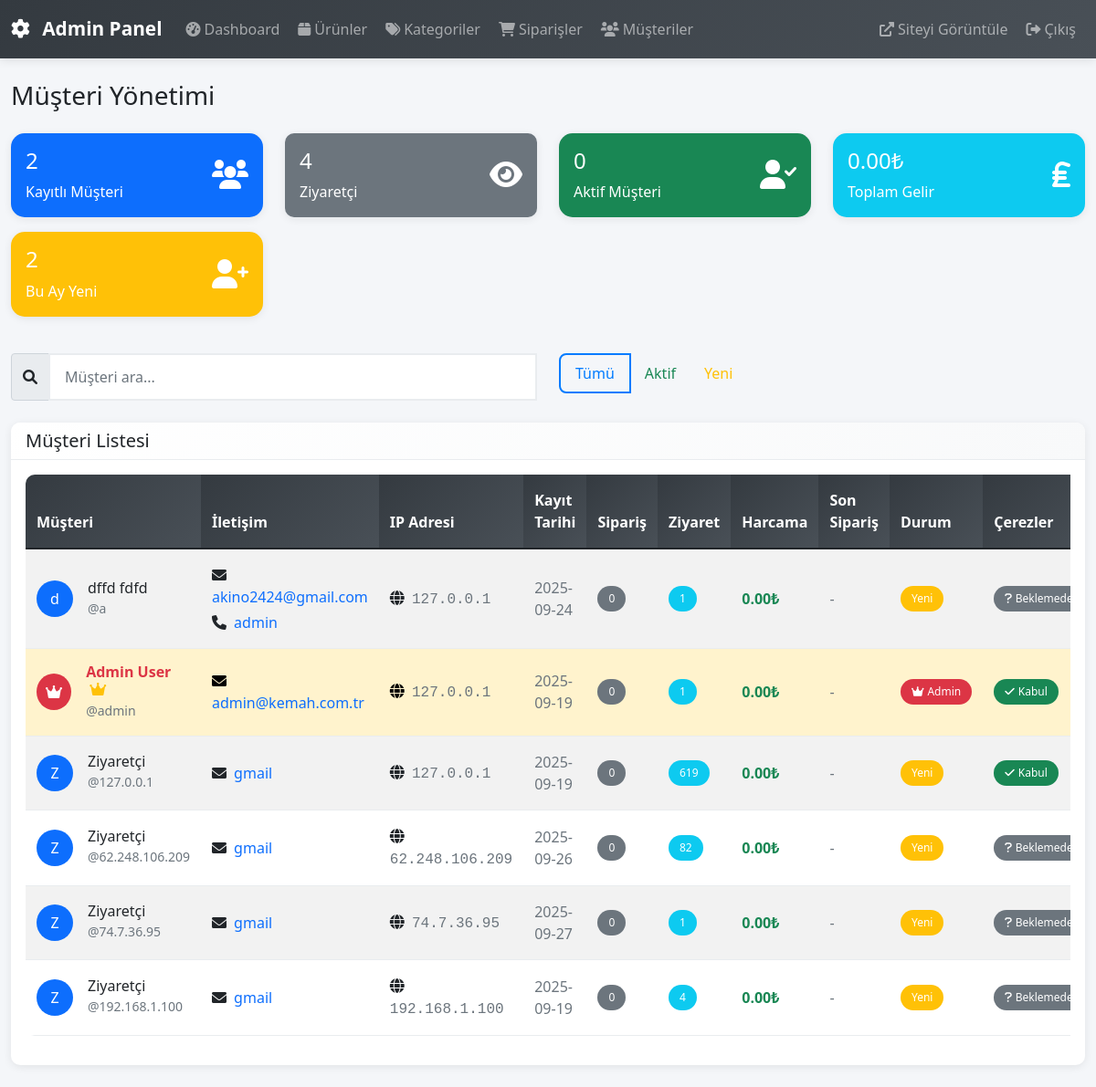
Screenshot of /admin/musteriler (signed in) with the database file from the repository.
### tables this page shows
CREATE TABLE users (
            id INTEGER PRIMARY KEY AUTOINCREMENT,
            username TEXT UNIQUE NOT NULL,
            email TEXT UNIQUE NOT NULL,
            password TEXT NOT NULL,
            first_name TEXT NOT NULL,
            last_name TEXT NOT NULL,
            phone TEXT,
            address TEXT,
            ip_address TEXT,
            is_admin BOOLEAN DEFAULT 0,
            created_at TIMESTAMP DEFAULT CURRENT_TIMESTAMP
        , cookie_consent TEXT DEFAULT "pending");

CREATE TABLE visitors (
            id INTEGER PRIMARY KEY AUTOINCREMENT,
            ip_address TEXT NOT NULL,
            user_agent TEXT,
            page_visited TEXT,
            visit_count INTEGER DEFAULT 1,
            first_visit TIMESTAMP DEFAULT CURRENT_TIMESTAMP,
            last_visit TIMESTAMP DEFAULT CURRENT_TIMESTAMP
        , cookie_consent TEXT DEFAULT "pending", is_blocked BOOLEAN DEFAULT 0, blocked_reason TEXT, blocked_at TIMESTAMP);

### app.py (the view)
@app.route('/admin/musteriler')
@login_required
def admin_customers():
    if not current_user.is_admin:
        flash('Bu sayfaya erişim yetkiniz yok!', 'error')
        return redirect(url_for('index'))
    conn = get_db_connection()
    customers = conn.execute('''
        SELECT u.*,
               COUNT(o.id) as order_count,
               COALESCE(SUM(o.total_amount), 0) as total_spent,
               MAX(o.created_at) as last_order_date
        FROM users u
        LEFT JOIN orders o ON u.id = o.user_id
        GROUP BY u.id
        ORDER BY u.created_at DESC
    ''').fetchall()
    visitors = conn.execute('''
        SELECT
            ip_address as username,
            'gmail' as email,
            'Ziyaretçi' as first_name,
            '' as last_name,
            ip_address,
            0 as order_count,
            0 as total_spent,
            NULL as last_order_date,
            first_visit as created_at,
            visit_count,
            last_visit,
            page_visited,
            cookie_consent,
            is_blocked,
            blocked_reason,
            blocked_at
        FROM visitors
        ORDER BY last_visit DESC
    ''').fetchall()
    all_customers = list(customers) + list(visitors)
    stats = {
        'total_customers': len(customers),
        'total_visitors': len(visitors),
        'total_users': len(all_customers),
        'active_customers': len([c for c in customers if c['order_count'] > 0]),
        'total_revenue': sum(c['total_spent'] for c in customers),
        'new_customers_this_month': len([c for c in customers if c['created_at'] and c['created_at'][:7] == datetime.now().strftime('%Y-%m')])
    }
    conn.close()
    return render_template('admin/customers.html', customers=all_customers, visitors=visitors, stats=stats)

### templates/admin/customers.html (shortened to what this page needs)
{% extends "admin/base.html" %}
{% block content %}
<div class="row">
    <div class="col-12">
        <h1 class="h3 mb-4">Müşteri Yönetimi</h1>
    </div>
</div>
<div class="row mb-4">
    <div class="col-md-3 mb-3">
        <div class="card bg-primary text-white">
            <div class="card-body">
                <div class="d-flex justify-content-between">
                    <div>
                        <h4 class="card-title">{{ stats.total_customers }}</h4>
                        <p class="card-text">Kayıtlı Müşteri</p>
                    </div>
                    <div class="align-self-center">
                        <i class="fas fa-users fa-2x"></i>
                    </div>
                </div>
            </div>
        </div>
    </div>
    <div class="col-md-3 mb-3">
        <div class="card bg-secondary text-white">
            <div class="card-body">
                <div class="d-flex justify-content-between">
                    <div>
                        <h4 class="card-title">{{ stats.total_visitors }}</h4>
                        <p class="card-text">Ziyaretçi</p>
                    </div>
                    <div class="align-self-center">
                        <i class="fas fa-eye fa-2x"></i>
                    </div>
                </div>
            </div>
        </div>
    </div>
    <div class="col-md-3 mb-3">
        <div class="card bg-success text-white">
            <div class="card-body">
                <div class="d-flex justify-content-between">
                    <div>
                        <h4 class="card-title">{{ stats.active_customers }}</h4>
                        <p class="card-text">Aktif Müşteri</p>
                    </div>
                    <div class="align-self-center">
                        <i class="fas fa-user-check fa-2x"></i>
                    </div>
                </div>
            </div>
        </div>
    </div>
    <div class="col-md-3 mb-3">
        <div class="card bg-info text-white">
            <div class="card-body">
                <div class="d-flex justify-content-between">
                    <div>
                        <h4 class="card-title">{{ "%.2f"|format(stats.total_revenue) }}₺</h4>
                        <p class="card-text">Toplam Gelir</p>
                    </div>
                    <div class="align-self-center">
                        <i class="fas fa-lira-sign fa-2x"></i>
                    </div>
                </div>
            </div>
        </div>
    </div>
    <div class="col-md-3 mb-3">
        <div class="card bg-warning text-white">
            <div class="card-body">
                <div class="d-flex justify-content-between">
                    <div>
                        <h4 class="card-title">{{ stats.new_customers_this_month }}</h4>
                        <p class="card-text">Bu Ay Yeni</p>
                    </div>
                    <div class="align-self-center">
                        <i class="fas fa-user-plus fa-2x"></i>
                    </div>
                </div>
            </div>
        </div>
    </div>
</div>
<div class="row mb-4">
    <div class="col-md-6">
        <div class="input-group">
            <span class="input-group-text">
                <i class="fas fa-search"></i>
            </span>
            <input type="text" class="form-control" id="searchInput" placeholder="Müşteri ara...">
        </div>
    </div>
    <div class="col-md-6">
        <div class="btn-group" role="group">
            <button type="button" class="btn btn-outline-primary" onclick="filterCustomers('all')">Tümü</button>
            <button type="button" class="btn btn-outline-success" onclick="filterCustomers('active')">Aktif</button>
            <button type="button" class="btn btn-outline-warning" onclick="filterCustomers('new')">Yeni</button>
        </div>
    </div>
</div>
<div class="row">
    <div class="col-12">
        <div class="card">
            <div class="card-header">
                <h5 class="mb-0">Müşteri Listesi</h5>
            </div>
            <div class="card-body">
                {% if customers %}
                    <div class="table-responsive">
                        <table class="table table-striped" id="customersTable">
                            <thead>
                                <tr>
                                    <th>Müşteri</th>
                                    <th class="d-none-mobile">İletişim</th>
                                    <th class="d-none-mobile">IP Adresi</th>
                                    <th class="d-none-mobile">Kayıt Tarihi</th>
                                    <th>Sipariş</th>
                                    <th class="d-none-mobile">Ziyaret</th>
                                    <th class="d-none-mobile">Harcama</th>
                                    <th class="d-none-mobile">Son Sipariş</th>
                                    <th class="d-none-mobile">Durum</th>
                                    <th class="d-none-mobile">Çerezler</th>
                                </tr>
                            </thead>
                            <tbody>
                                {% for customer in customers %}
                                    <tr class="customer-row {% if customer.is_admin %}table-warning{% endif %}"
                                        data-name="{{ customer.first_name }} {{ customer.last_name }}"
                                        data-email="{{ customer.email }}"
                                        data-status="{{ 'active' if customer.order_count > 0 else 'new' }}">
                                        <td>
                                            <div class="d-flex align-items-center">
                                                <div class="avatar {% if customer.is_admin %}bg-danger{% else %}bg-primary{% endif %} text-white rounded-circle d-flex align-items-center justify-content-center me-3"
                                                     style="width: 40px; height: 40px;">
                                                    {% if customer.is_admin %}
                                                        <i class="fas fa-crown"></i>
                                                    {% else %}
                                                        {{ customer.first_name[0] if customer.first_name else 'U' }}
                                                    {% endif %}
                                                </div>
                                                <div>
                                                    <h6 class="mb-0 {% if customer.is_admin %}text-danger fw-bold{% endif %}">
                                                        {{ customer.first_name }} {{ customer.last_name }}
                                                        {% if customer.is_admin %}
                                                            <i class="fas fa-crown ms-1 text-warning"></i>
                                                        {% endif %}
                                                    </h6>
                                                    <small class="text-muted">@{{ customer.username }}</small>
                                                </div>
                                            </div>
                                        </td>
                                        <td class="d-none-mobile">
                                            <div>
                                                <i class="fas fa-envelope me-1"></i>
                                                <a href="mailto:{{ customer.email }}" class="text-decoration-none">
                                                    {{ customer.email }}
                                                </a>
                                            </div>
                                            {% if customer.phone %}
                                                <div class="mt-1">
                                                    <i class="fas fa-phone me-1"></i>
                                                    <a href="tel:{{ customer.phone }}" class="text-decoration-none">
                                                        {{ customer.phone }}
                                                    </a>
                                                </div>
                                            {% endif %}
                                        </td>
                                        <td class="d-none-mobile">
                                            <div>
                                                <i class="fas fa-globe me-1"></i>
                                                <span class="text-muted font-monospace">
                                                    {{ customer.ip_address or 'N/A' }}
                                                </span>
                                            </div>
                                        </td>
                                        <td class="d-none-mobile">
                                            <span class="text-muted">
                                                {{ customer.created_at[:10] if customer.created_at else 'N/A' }}
                                            </span>
                                        </td>
                                        <td>
                                            <span class="badge bg-{{ 'success' if customer.order_count > 0 else 'secondary' }}">
                                                {{ customer.order_count }}
                                            </span>
                                        </td>
                                        <td class="d-none-mobile">
                                            <span class="badge bg-info">
                                                {{ customer.visit_count or 1 }}
                                            </span>
                                        </td>
                                        <td class="d-none-mobile">
                                            <strong class="text-success">
                                                {{ "%.2f"|format(customer.total_spent) }}₺
                                            </strong>
                                        </td>
                                        <td class="d-none-mobile">
                                            {% if customer.last_order_date %}
                                                <span class="text-muted">
                                                    {{ customer.last_order_date[:10] }}
                                                </span>
                                            {% else %}
                                                <span class="text-muted">-</span>
                                            {% endif %}
                                        </td>
                                        <td class="d-none-mobile">
                                            {% if customer.is_admin %}
                                                <span class="badge bg-danger">
                                                    <i class="fas fa-crown me-1"></i>Admin
                                                </span>
                                            {% elif customer.order_count > 0 %}
                                                <span class="badge bg-success">Aktif</span>
                                            {% else %}
                                                <span class="badge bg-warning">Yeni</span>
                                            {% endif %}
                                        </td>
                                        <td class="d-none-mobile">
                                            {% if customer.cookie_consent == 'accepted' %}
                                                <span class="badge bg-success">
                                                    <i class="fas fa-check me-1"></i>Kabul
                                                </span>
                                            {% elif customer.cookie_consent == 'rejected' %}
                                                <span class="badge bg-danger">
                                                    <i class="fas fa-times me-1"></i>Red
                                                </span>
                                            {% else %}
                                                <span class="badge bg-secondary">
                                                    <i class="fas fa-question me-1"></i>Beklemede
                                                </span>
                                            {% endif %}
                                        </td>
                                    </tr>
                                {% endfor %}
                            </tbody>
                        </table>
                    </div>
                {% else %}
                    <div class="text-center py-5">
                        <i class="fas fa-users fa-3x text-muted mb-3"></i>
                        <h5 class="text-muted">Henüz müşteri bulunmuyor</h5>
                        <p class="text-muted">Müşteriler burada görüntülenecek</p>
                    </div>
                {% endif %}
            </div>
        </div>
    </div>
</div>
{% endblock %}

### rows the page displays
users: first_name "d", first_name "dffd", last_name "fdfd", username "a", email "akino2424@gmail.com", phone "admin", ip_address "127.0.0.1", created_at "2025-09-24", order_count "0", visit_count "1", total_spent "0.00", shows "Yeni", cookie_consent "pending" (drawn)
users: is_admin True (drawn), first_name "Admin", last_name "User", username "admin", email "admin@kemah.com.tr", ip_address "127.0.0.1", created_at "2025-09-19", order_count "0", visit_count "1", total_spent "0.00", cookie_consent "accepted" (drawn)
visitors: first_name "Z", first_name "Ziyaretçi", username "127.0.0.1", email "gmail", ip_address "127.0.0.1", first_visit "2025-09-19", order_count "0", visit_count "619", total_spent "0.00", shows "Yeni", cookie_consent "accepted" (drawn)
visitors: first_name "Z", first_name "Ziyaretçi", username "62.248.106.209", email "gmail", ip_address "62.248.106.209", first_visit "2025-09-26", order_count "0", visit_count "82", total_spent "0.00", shows "Yeni", cookie_consent "pending" (drawn)
visitors: first_name "Z", first_name "Ziyaretçi", username "74.7.36.95", email "gmail", ip_address "74.7.36.95", first_visit "2025-09-27", order_count "0", visit_count "1", total_spent "0.00", shows "Yeni", cookie_consent "pending" (drawn)
visitors: first_name "Z", first_name "Ziyaretçi", username "192.168.1.100", email "gmail", ip_address "192.168.1.100", first_visit "2025-09-19", order_count "0", visit_count "4", total_spent "0.00", shows "Yeni", cookie_consent "pending" (drawn)

### other values shown
{{ stats.total_customers }} "2"
{{ stats.total_visitors }} "4"
{{ stats.active_customers }} "0"
{{ "%.2f"|format(stats.total_revenue) }} "0.00"
{{ stats.new_customers_this_month }} "2"
